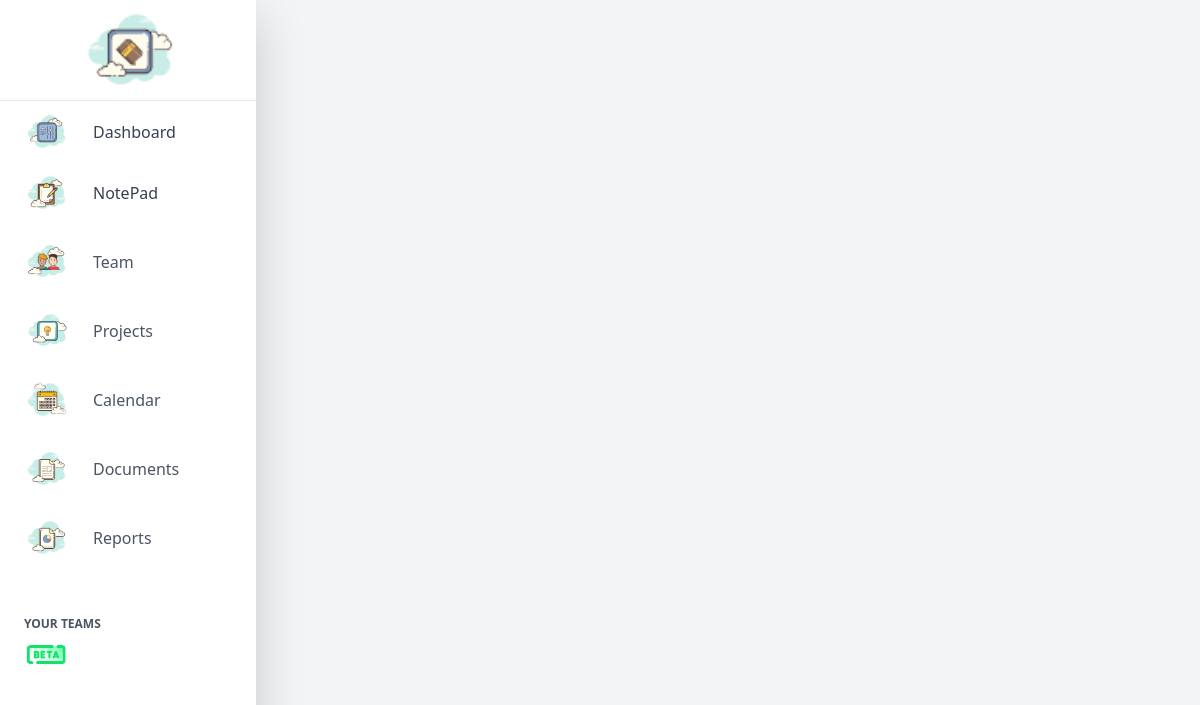
The app's page /Dashboard/, older data.
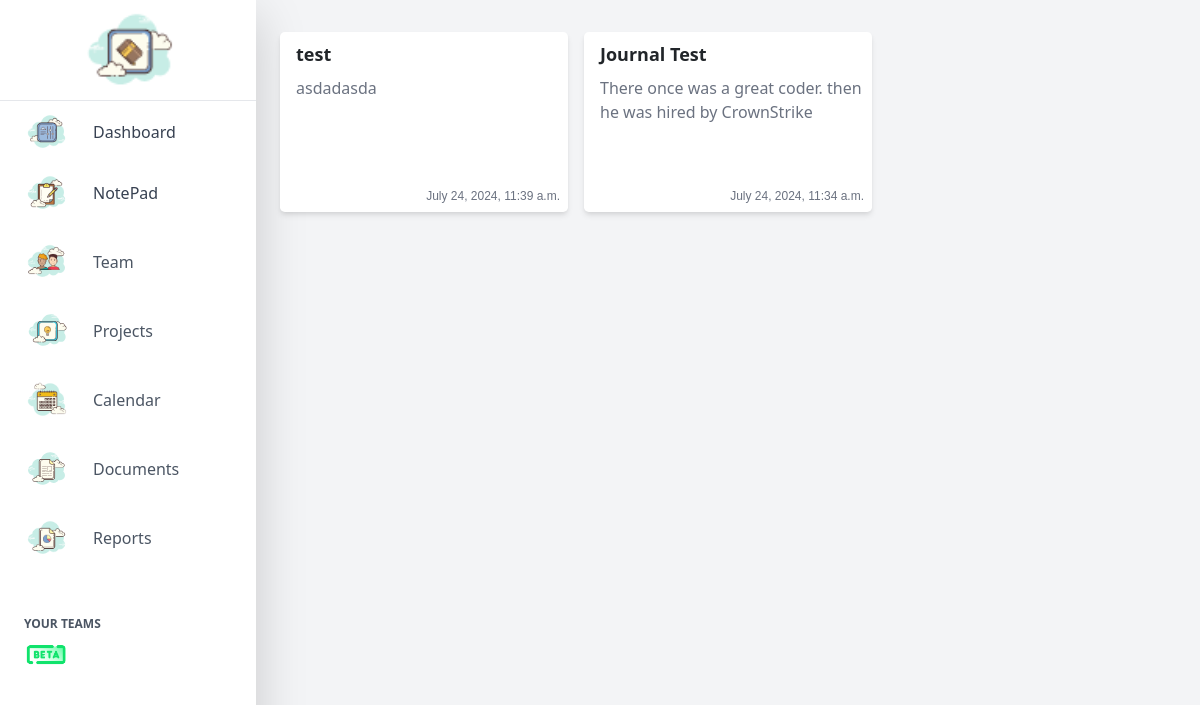
The same page, newer data.
### todo_app/models.py (models this page shows, shortened)
class Journal(models.Model):
    title = models.CharField(max_length=100)
    description = models.TextField(null=True, unique=False)
    created_date = models.DateTimeField(auto_now_add=True)
    updated_date = models.DateTimeField(auto_now=True)
    content = MarkdownField()
    is_pinned = models.BooleanField(default=False)

### todo_app/views.py (the view)
# urls.py: path('Dashboard/', views.DashboardView.as_view(), name='Dashboard'),
class DashboardView(ListView):
    model = Journal
    template_name = 'todo_app/dashboard.html'
    context_object_name = 'journal_list'
    ordering = ['-created_date']

### todo_app/templates/todo_app/dashboard.html (shortened to what this page needs)
{% extends 'base.html' %}
{% block content %}
<div class="container mx-auto px-4 py-8">
    <div class="grid grid-cols-1 md:grid-cols-2 lg:grid-cols-3 gap-4">
        {% for entry in journal_list %}
        <div class="bg-white p-2 rounded-lg shadow-md flex flex-col justify-between">
            <div>
                <div class="flex items-center space-x-4 mx-2">
                    <div>
                        <h3 class="text-lg font-semibold">{{ entry.title }}</h3>
                    </div>
                </div>
                <p class="ml-2 text-gray-500">{{ entry.content }}</p>
            </div>
            <div class="mt-5 flex bottom-right">
                <p class="mb-0 text-gray-500 text-xs" style="font-family: sans-serif">{{ entry.created_date }}</p>
            </div>
        </div>
        {% endfor %}
    </div>
</div>
{% endblock %}

### todo_app/templates/base.html (shortened to what this page needs)
<!doctype html>
<html lang="en">
<head>
    {% load static %}
    <link rel="stylesheet" href="https://cdn.simplecss.org/simple.min.css">
    <link href="{% static 'src/styles.css' %}" rel="stylesheet">
    <link href="https://cdn.jsdelivr.net/npm/tailwindcss@2.2.19/dist/tailwind.min.css" rel="stylesheet">
    {% load bootstrap4 %}
    {% bootstrap_css %}
</head>
<body class='flex base_background font-sans'>
    <div class="sidebar">
        {% include "sidebar.html" %}
    </div>
    <div class="content" style="width: calc(100vw - 100px)">
        {% block content %}
        {% endblock %}
    </div>
</body>
</html>

### templates/sidebar.html (shortened to what this page needs)
{% load static %}
{% block sidebar %}
<div class="w-64 h-screen bg-white shadow-lg">
    <div class="flex items-center justify-center h-30 border-b">
        <img width="100" height="100" src="{% static 'img/journal.svg' %}" alt="journal"/>
    </div>
    <div>
        {% url Dashboard as dashboard_url %}
        <a href="{% url 'Dashboard' %}" style='text-decoration: none;'>
        <div class="flex items-center px-4 py-2 text-gray-700 active:bg-gray-100 hover:bg-gray-100 rounded-lg {% if request.path == dashboard_url %}bg-gray-100{% endif %}">
            <img width="45" height="45" src="{% static 'img/dashboard.svg' %}" alt="dashboard"/>
            <span class="ml-4">Dashboard</span>
        </div>
        <a href="{% url 'Notepad' %}" style='text-decoration: none;'>
        <div class="flex items-center px-4 py-2 text-gray-700 hover:bg-gray-100 rounded-lg" href="{% url 'Notepad' %}">
            <img  width="45" height="45" src="{% static 'img/notes.svg' %}" alt="dashboard"/>
            <span class="ml-4">NotePad</span>
        </div>
        </a>
        <div class="flex items-center px-4 py-2 mt-2 text-gray-600 hover:bg-gray-100 rounded-lg">
            <img width="45" height="45" src="{% static 'img/team.svg' %}" alt="Team"/>
            <span class="ml-4">Team</span>
        </div>
        <div class="flex items-center px-4 py-2 mt-2 text-gray-600 hover:bg-gray-100 rounded-lg">
            <img width="45" height="45" src="{% static 'img/project.svg' %}" alt="Project"/>
            <span class="ml-4">Projects</span>
        </div>
        <div class="flex items-center px-4 py-2 mt-2 text-gray-600 hover:bg-gray-100 rounded-lg">
            <img width="45" height="45" src="{% static 'img/calendar.svg' %}" alt="calendar"/>
            <span class="ml-4">Calendar</span>
        </div>
        <div class="flex items-center px-4 py-2 mt-2 text-gray-600 hover:bg-gray-100 rounded-lg">
            <img width="45" height="40" src="{% static 'img/document.svg' %}" alt="documents"/>
            <span class="ml-4">Documents</span>
        </div>
        <div class="flex items-center px-4 py-2 mt-2 text-gray-600 hover:bg-gray-100 rounded-lg">
            <img width="45" height="40" src="{% static 'img/report.svg' %}" alt="report"/>
            <span class="ml-4">Reports</span>
        </div>
    </div>
    <div class="mt-5">
        <h6 class="px-4 text-xs font-bold uppercase text-gray-600" >Your teams <img class="flex" width="45" height="45" src="{% static 'img/beta.svg' %}" alt="beta"/></h6>
    </div>
</div>
{% endblock %}

### static/src/styles.css (style rules this page uses)
html, :host { line-height: 1.5; -webkit-text-size-adjust: 100%; -moz-tab-size: 4; -o-tab-size: 4; tab-size: 4; font-family: ui-sans-serif, system-ui, sans-serif, "Apple Color Emoji", "Segoe UI Emoji", "Segoe UI Symbol", "Noto Color Emoji"; font-feature-settings: normal; font-variation-settings: normal; -webkit-tap-highlight-color: transparent; }
body { margin: 0; line-height: inherit; margin: 0; padding: 0; width: 100%; }
h1, h2, h3, h4, h5, h6 { font-size: inherit; font-weight: inherit; }
a { color: inherit; text-decoration: inherit; }
blockquote, dl, dd, h1, h2, h3, h4, h5, h6, hr, figure, p, pre { margin: 0; }
img, svg, video, canvas, audio, iframe, embed, object { display: block; }
img, video { max-width: 100%; height: auto; }
.base_background { background-color: #f3f4f6; }
.bottom-right { justify-content: flex-end; }

Row changes from the older to the newer data that the page shows:
added Journal: title "test", content "asdadasda", created_date "July 24, 2024, 11:39 a.m."
added Journal: title "Journal Test", content "There once was a great coder. then he was hired by CrownStrike", created_date "July 24, 2024, 11:34 a.m."
